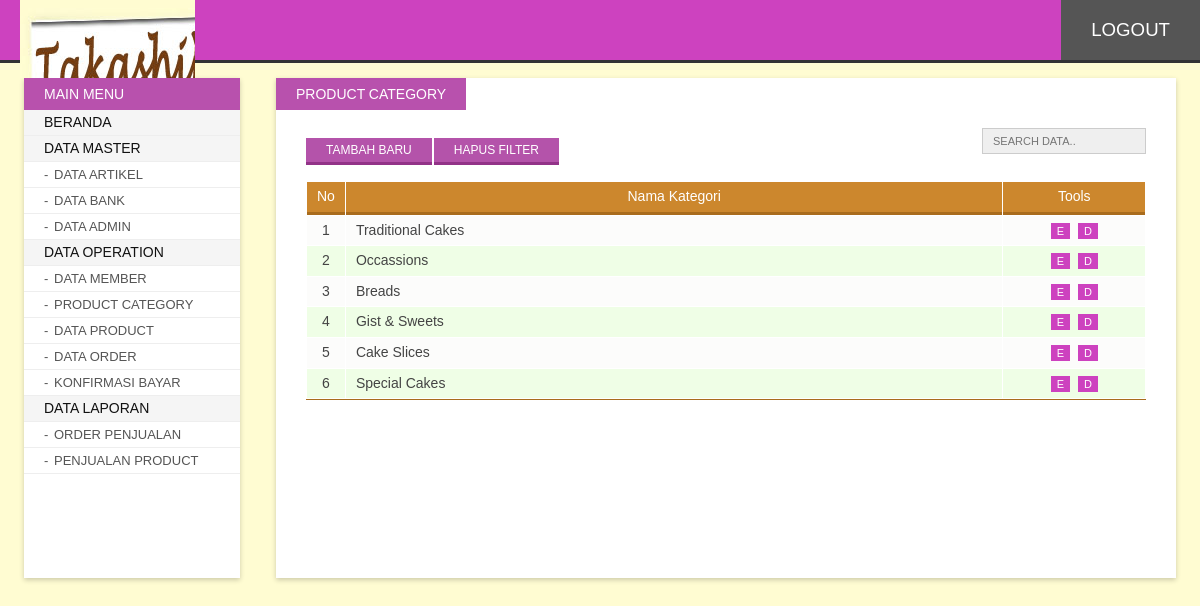
/admin/index.php?p=category (signed in), run on the app's committed database.
### tables this page shows
CREATE TABLE `kategori` (
  `id` int(11) NOT NULL,
  `nama` varchar(250) DEFAULT NULL
);

### admin/content/category.php (the view, shortened to what this page needs)
<?php
	$limit = 10;
	if(isset($_GET['h'])){
		$page = $_GET['h'];
   		$offset = $limit * ($page - 1);
	} else {
		$offset = 0;
	}
	$search = "";
	$resQry = "SELECT * FROM kategori
		WHERE 0=0 ".$search."
		ORDER BY id DESC
		LIMIT ".$offset.",".$limit;
	$results = mysql_query($resQry);
	$countResults = mysql_num_rows($results);
?>
<span class="page-title">Product Category</span>
<div class="inner">
<div class="searchform">
	<form action="index.php" method="get">
   	  <input type="text" value="<?php echo isset($_GET['s'])?$_GET['s']:'';?>" id="search" name="s" placeholder="Search data..">
    </form>
</div>
<a class="addButton button" href="?p=addCategory" title="Add New Record">Tambah Baru</a>
<a class="addButton button" href="?p=<?php echo $_GET['p'];?>" title="Clear Filter">Hapus Filter</a>
<div class="clr"></div><br>
<table id="listTable" width="100%" cellpadding="5" cellspacing="1">
<thead>
    <tr>
    	<td width="4%">No</td>
        <td width="79%">Nama Kategori</td>
        <td width="17%">Tools</td>
    </tr>
</thead>
<tbody>
	<?php
	if($countResults > 0){
		$i = 1;
		while($r = mysql_fetch_array($results)){
	?>
	<tr class="<?php echo ($i%2)==0?'odd':'';?>">
    	<td align="center"><?php echo $i;?></td>
        <td><?php echo $r['nama'];?></td>
        <td align="center">
        	<a class="bTools" href="?p=edCategory&id=<?php echo $r['id'];?>" title="Edit">E</a>
            <a class="bTools" href="?p=delCategory&id=<?php echo $r['id'];?>" title="Delete" onClick="return confirm('Hapus record <?php echo $r['nama'];?> ?');">D</a>
        </td>
    </tr>
    <?php $i++; }
	} else  {
    ?>
    <tr>
    	<td colspan="3" align="center">Record Not Available</td>
    </tr>
    <?php } ?>
</tbody>
</table>
</div>

### admin/asset/css/style.css (style rules this page uses)
body#bd { font-family:Calibri, Arial, Helvetica, sans-serif; background:#fffcd2; overflow-y:scroll; font-size:14px; color:#333; padding:0; margin:0; }
.button, .button:hover, .button:focus, .animate, .animate:hover, .pagination li a, .pagination li a:hover, .navigation ul li a, .navigation ul li a:hover, .searchform #search, .searchform #search:focus, #listTable tbody tr, #listTable tbody tr:hover { -webkit-transition: all 0.3s ease-in-out; -moz-transition: all 0.3s ease-in-out; -ms-transition: all 0.3s ease-in-out; -o-transition: all 0.3s ease-in-out; transition: all 0.3s ease-in-out; }
a { text-decoration:none; color:#993300; }
.button { background:#b453aa; color:#fff; font-size:12px; padding:5px 20px; border:none; cursor:pointer; text-transform:uppercase; margin:10px 2px 0 0; border-bottom:solid 3px #923388; }
.addButton { float:left; }
div.contentwrap span.page-title { text-transform:uppercase; background:#b851ad; padding:8px 20px; position:absolute; color:#fff; left:0; top:0; }
div.contentwrap > .inner { margin:0 30px; font-size:14px; padding:50px 0 30px; }
div.searchform { float:right; }
div.searchform #search { border:solid 1px #ccc; background:#efefef; padding:6px 10px; outline:none; font-size:11px; font-family:inherit; text-transform:uppercase; }
#listTable { background:#fff; border-bottom:solid 1px #a96c1d; }
#listTable thead tr td { background:#cc872d; text-align:center; color:#fff; padding:5px 10px; line-height:1.4; position:relative; border-bottom:solid 3px #a96c1d; }
#listTable tbody tr { background:#fcfcfb; }
#listTable tbody tr td { color:#444; padding:5px 10px; line-height:1.4; }
#listTable tbody tr.odd { background:#effee6; }
a.bTools { background:#cd42bf; color:#fff; font-size:11px; padding:2px 6px; margin:0 2px; }

### data on the page
kategori: nama "Traditional Cakes"
kategori: nama "Occassions"
kategori: nama "Breads"
kategori: nama "Gist & Sweets"
kategori: nama "Cake Slices"
kategori: nama "Special Cakes"
